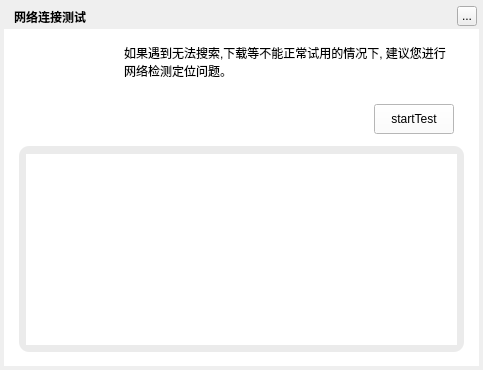
<?xml version="1.0" encoding="UTF-8"?>
<ui version="4.0">
 <class>MusicNetworkConnectionTestWidget</class>
 <widget class="QWidget" name="MusicNetworkConnectionTestWidget">
  <property name="geometry">
   <rect>
    <x>0</x>
    <y>0</y>
    <width>483</width>
    <height>370</height>
   </rect>
  </property>
  <property name="windowTitle">
   <string>网络连接测试</string>
  </property>
  <widget class="QLabel" name="background">
   <property name="geometry">
    <rect>
     <x>4</x>
     <y>4</y>
     <width>475</width>
     <height>355</height>
    </rect>
   </property>
   <property name="text">
    <string/>
   </property>
  </widget>
  <widget class="QLabel" name="topTitleName">
   <property name="geometry">
    <rect>
     <x>14</x>
     <y>4</y>
     <width>171</width>
     <height>25</height>
    </rect>
   </property>
   <property name="styleSheet">
    <string notr="true">color:&quot;#FFFFFF&quot;;font-weight:bold</string>
   </property>
   <property name="text">
    <string>网络连接测试</string>
   </property>
  </widget>
  <widget class="QToolButton" name="topTitleCloseButton">
   <property name="geometry">
    <rect>
     <x>457</x>
     <y>6</y>
     <width>20</width>
     <height>20</height>
    </rect>
   </property>
   <property name="text">
    <string>...</string>
   </property>
  </widget>
  <widget class="QWidget" name="backgroundMask" native="true">
   <property name="geometry">
    <rect>
     <x>4</x>
     <y>29</y>
     <width>475</width>
     <height>337</height>
    </rect>
   </property>
   <property name="styleSheet">
    <string notr="true">background:white;</string>
   </property>
   <widget class="QLabel" name="textLabel">
    <property name="geometry">
     <rect>
      <x>120</x>
      <y>15</y>
      <width>325</width>
      <height>50</height>
     </rect>
    </property>
    <property name="text">
     <string>如果遇到无法搜索,下载等不能正常试用的情况下, 建议您进行网络检测定位问题。</string>
    </property>
    <property name="alignment">
     <set>Qt::AlignLeading|Qt::AlignLeft|Qt::AlignTop</set>
    </property>
    <property name="wordWrap">
     <bool>true</bool>
    </property>
   </widget>
   <widget class="QGroupBox" name="groupBox">
    <property name="geometry">
     <rect>
      <x>22</x>
      <y>125</y>
      <width>431</width>
      <height>191</height>
     </rect>
    </property>
    <property name="styleSheet">
     <string notr="true">QGroupBox{border:1px solid #FFF;}</string>
    </property>
    <property name="title">
     <string/>
    </property>
    <layout class="QVBoxLayout" name="verticalLayout"/>
   </widget>
   <widget class="QPushButton" name="startButton">
    <property name="geometry">
     <rect>
      <x>370</x>
      <y>75</y>
      <width>80</width>
      <height>30</height>
     </rect>
    </property>
    <property name="text">
     <string>startTest</string>
    </property>
   </widget>
   <widget class="QWidget" name="widget" native="true">
    <property name="geometry">
     <rect>
      <x>15</x>
      <y>117</y>
      <width>445</width>
      <height>206</height>
     </rect>
    </property>
    <property name="styleSheet">
     <string notr="true">background:rgba(0, 0, 0, 20);
border-radius:10px;</string>
    </property>
   </widget>
   <zorder>textLabel</zorder>
   <zorder>startButton</zorder>
   <zorder>widget</zorder>
   <zorder>groupBox</zorder>
  </widget>
  <widget class="MusicGifLabelWidget" name="iconLabel">
   <property name="geometry">
    <rect>
     <x>24</x>
     <y>44</y>
     <width>93</width>
     <height>93</height>
    </rect>
   </property>
   <property name="styleSheet">
    <string notr="true"/>
   </property>
   <property name="text">
    <string/>
   </property>
  </widget>
  <zorder>background</zorder>
  <zorder>backgroundMask</zorder>
  <zorder>topTitleName</zorder>
  <zorder>topTitleCloseButton</zorder>
  <zorder>iconLabel</zorder>
 </widget>
 <customwidgets>
  <customwidget>
   <class>MusicGifLabelWidget</class>
   <extends>QLabel</extends>
   <header>musicgiflabelwidget.h</header>
  </customwidget>
 </customwidgets>
 <resources/>
 <connections/>
</ui>
